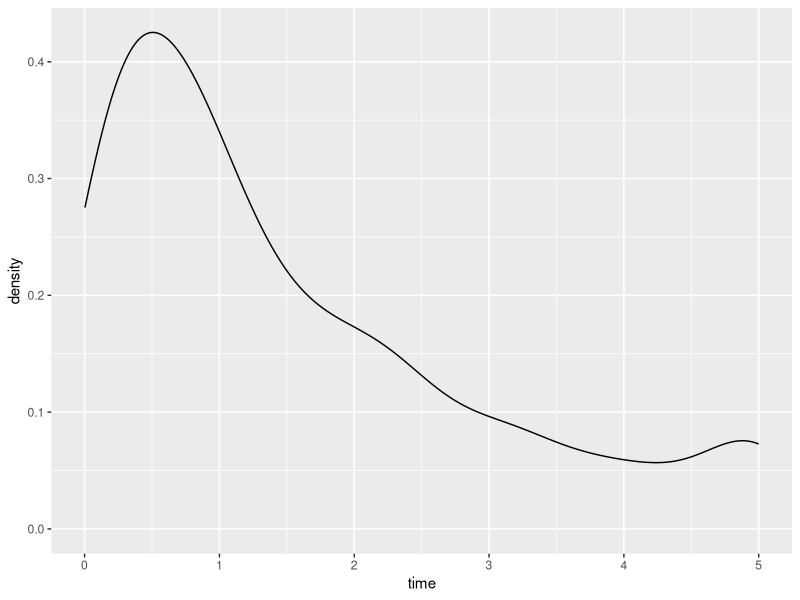
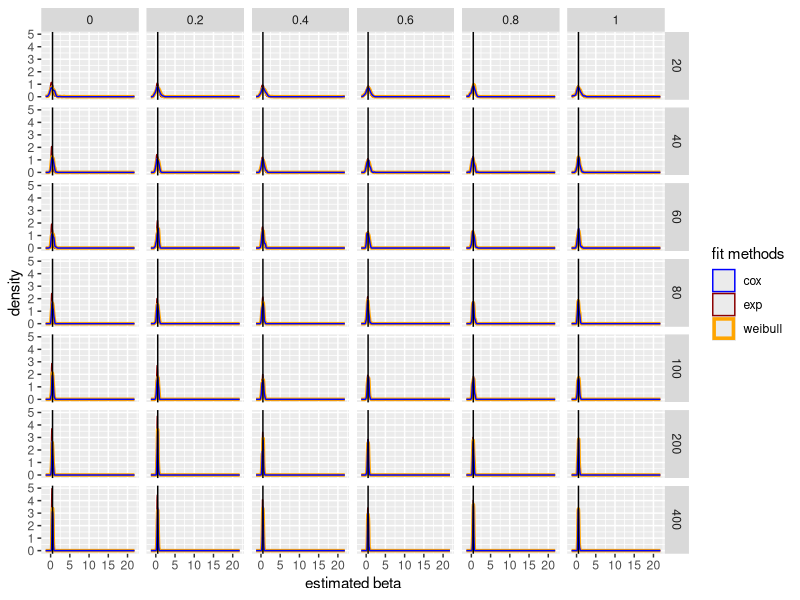
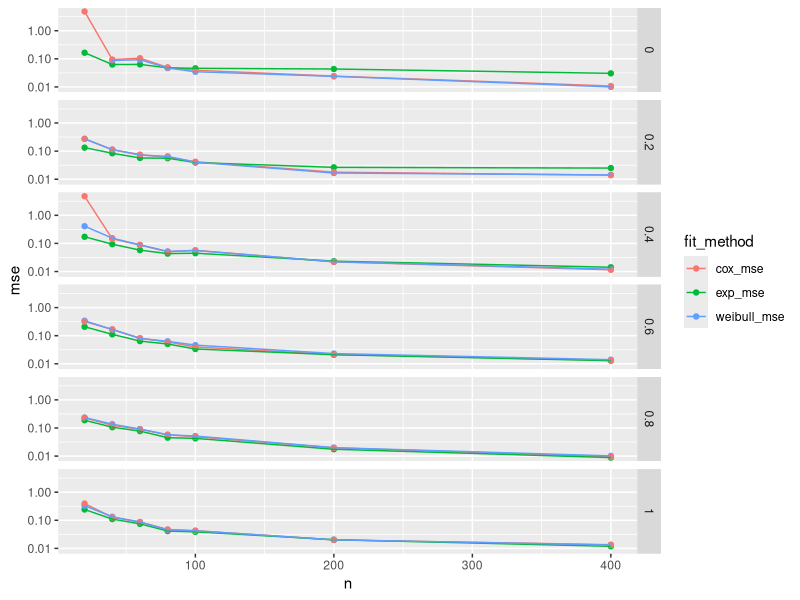
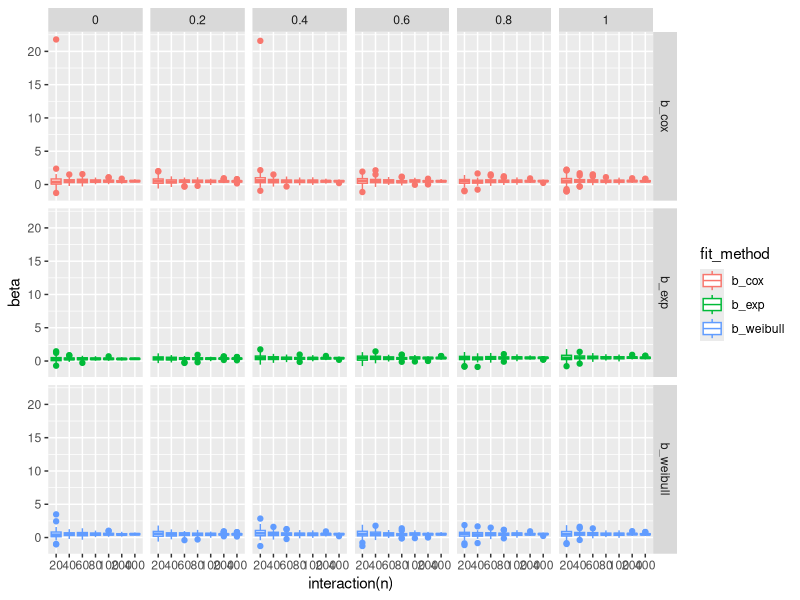

The R source for these figures, in order:
## ---- chunk 1
library(tidyverse)
library(caret)
library(survival)
## ---- chunk 2
cox = function(u, x, lambda, alpha, beta){
    time = (1/alpha) * log(1 - (alpha * log(u) / (lambda * exp(beta * x))))
  }
## ---- chunk 3

simdat = function(n, p, lambda = 0.5, gamma = 1.5, eff = list()) {
  # randomly assign group
  x1 = rbinom(n, 1, 0.5)
  
  u = runif(n)
  useExp = runif(n) < p 
  # generating mixed data
  t =  useExp * (-log(u) / (lambda * exp(eff$b1 * x1))) + (1 - useExp) * (-log(u) / (lambda * exp(eff$b1 * x1)))^(1 / gamma)
  
  # two features
  # x2 = rbinom(n, 1, 0.5)
  # t =  useExp * (-log(u) / (lambda * exp(eff$b1 * x1))) + (1 - useExp) * (-log(u) / (lambda * exp(eff$b2 * x2)))^(1 / gamma)
  
  t[t < 1/365] = 1/365
  t[t == 1 / 365] = t[t == 1 / 365] + rnorm(length(t[t == 1 / 365]), 0, 1e-4)
  t = abs(t)
  
  e = as.numeric(t < 5)
  t = pmin(t, 5)
  
  name = paste("n =", n, ", p =", p, ", eff =", eff[[1]])
  
  return(tibble(name = name, time = t, event = e, x1 = x1))
  # two features
  # return(tibble(name = name, time = t, event = e, x1 = x1, x2 = x2))
}
## ---- chunk 4
data = simdat(500, 1, eff = list(b1 = 0.5))

data %>% 
  ggplot() +
  geom_density(aes(x = time))
## ---- chunk 5
fit_exp = function(df) {
  fit.exponential = survreg(Surv(time, event) ~ x1, dist = "exponential", data = df)
  return(as.numeric(-fit.exponential$coefficients[-1]))
}

fit_weibull = function(df) {
  fit.weibull <- survreg(Surv(time, event) ~ x1, dist = "weibull", data = df)
  return(as.numeric(-fit.weibull$coefficients[-1] / fit.weibull$scale))
}

fit_cox = function(df) {
  fit.cox <- coxph(Surv(time, event) ~ x1, data = df)
  return(as.numeric(fit.cox$coefficients))
}
## ---- chunk 6
param_grid = expand.grid(p = seq(0, 1, by = 0.2), n = c(20, 40, 60, 80, 100, 200, 400), rep = 1:100)

sim_dat = param_grid %>% 
  mutate(
    data = map2(n, p, ~simdat(n = .x, p = .y, eff = list(b1 = 0.5)))
  ) %>% 
  mutate(
    b_exp = map_dbl(data, fit_exp),
    b_weibull = map_dbl(data, fit_weibull),
    b_cox = map_dbl(data, fit_cox)
  )

sim_dat %>% 
  ggplot() +
  geom_density(aes(x = b_exp, color = "darkred"), alpha = 0.6) +
  geom_density(aes(x = b_weibull, color = "orange" ), size = 1.2) +
  geom_density(aes(x = b_cox, color = "blue"), alpha = 0.3) +
  geom_vline(xintercept = 0.5) +
  facet_grid(n~p) +
  xlab("estimated beta") +
  scale_colour_manual(name = 'fit methods', 
        values =c('blue'='blue','darkred'='darkred', 'orange' = 'orange'), labels = c('cox','exp', 'weibull'))
## ---- chunk 7
mse = sim_dat %>% 
  select(-data, -rep) %>%
  mutate(
    b_exp = (b_exp - 0.5)^2,
    b_weibull = (b_weibull - 0.5)^2,
    b_cox = (b_cox - 0.5)^2
  ) %>% 
  group_by(n, p) %>% 
  summarize(
    exp_mse = mean(b_exp),
    weibull_mse = mean(b_weibull),
    cox_mse = mean(b_cox)
  ) %>% 
  pivot_longer("exp_mse":"cox_mse", names_to = "fit_method", values_to = "mse") %>% 
  mutate(fit_method = as.factor(fit_method)) 
  
  
ggplot(mse, aes(x = n, y = mse, color = fit_method)) +
  geom_point() +
  geom_line() +
  scale_y_log10() +
  facet_grid("p")
## ---- chunk 8
sim_dat %>% 
  select(-data, -rep) %>% 
  pivot_longer("b_exp":"b_cox", names_to = "fit_method", values_to = "beta") %>% 
  ggplot(aes(x = interaction(n), y = beta, color = fit_method)) +
  geom_boxplot() +
  facet_grid(fit_method~ p)
